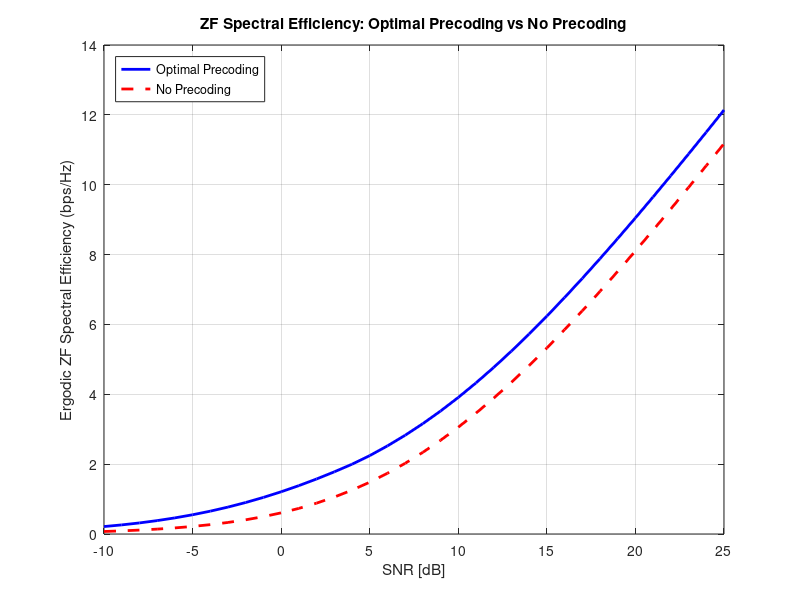

This figure's MATLAB source:
clear; clc; close all;

% Parameters
Nt = 2; Nr = 2;
snr_dB = -10:1:25;
snr = 10.^(snr_dB/10);
lambda_rt = [1.7, 0.3];  % Eigenvalues of R_t
alpha_inv = 1.96;        % Diagonal element of R_t^{-1}
C_zf_opt = zeros(size(snr));
C_zf_nopre = zeros(size(snr));  % No precoding

for idx = 1:length(snr)
    snr_linear = snr(idx);
    total_len = Nt;
    total_power = Nt;

    % === ZF with Optimal Precoding ===
    inv_gain = Nt ./ (snr_linear .* lambda_rt);       
    [inv_sorted, sort_idx] = sort(inv_gain);           % Ascending order
    for m = total_len:-1:1
        inv_eta = (total_power + sum(inv_sorted(1:m))) / m;
        P_temp = inv_eta - inv_sorted(1:m);
        if all(P_temp >= 0)
            break;
        end
    end
    P = zeros(total_len, 1);
    P(sort_idx(1:m)) = P_temp;

    eta = (snr_linear .* P' .* lambda_rt) / Nt;
    valid_idx = eta > 0;
    eta_valid = eta(valid_idx);
    
    if isempty(eta_valid)
        C_zf_opt(idx) = 0;
    else
        term = exp(1 ./ eta_valid) .* expint(1 ./ eta_valid);
        C_zf_opt(idx) = log2(exp(1)) * sum(term);
    end

    % === ZF with No Precoding ===
    eta_nopre = snr_linear / (Nt * alpha_inv);  % eta = SNR / (2 * 1.96)
    C_zf_nopre(idx) = 2 * log2(exp(1)) * exp(1 / eta_nopre) * expint(1 / eta_nopre);
end

% === Plotting ===
figure;
plot(snr_dB, C_zf_opt, 'b-', 'LineWidth', 2); hold on;
plot(snr_dB, C_zf_nopre, 'r--', 'LineWidth', 2);
grid on;
xlabel('SNR [dB]');
ylabel('Ergodic ZF Spectral Efficiency (bps/Hz)');
xlim([-10 25]);
title('ZF Spectral Efficiency: Optimal Precoding vs No Precoding');
legend('Optimal Precoding', 'No Precoding', 'Location', 'NorthWest');

% Save for Overleaf
print(gcf, '6_8_ZF_with_precoding', '-depsc2');
